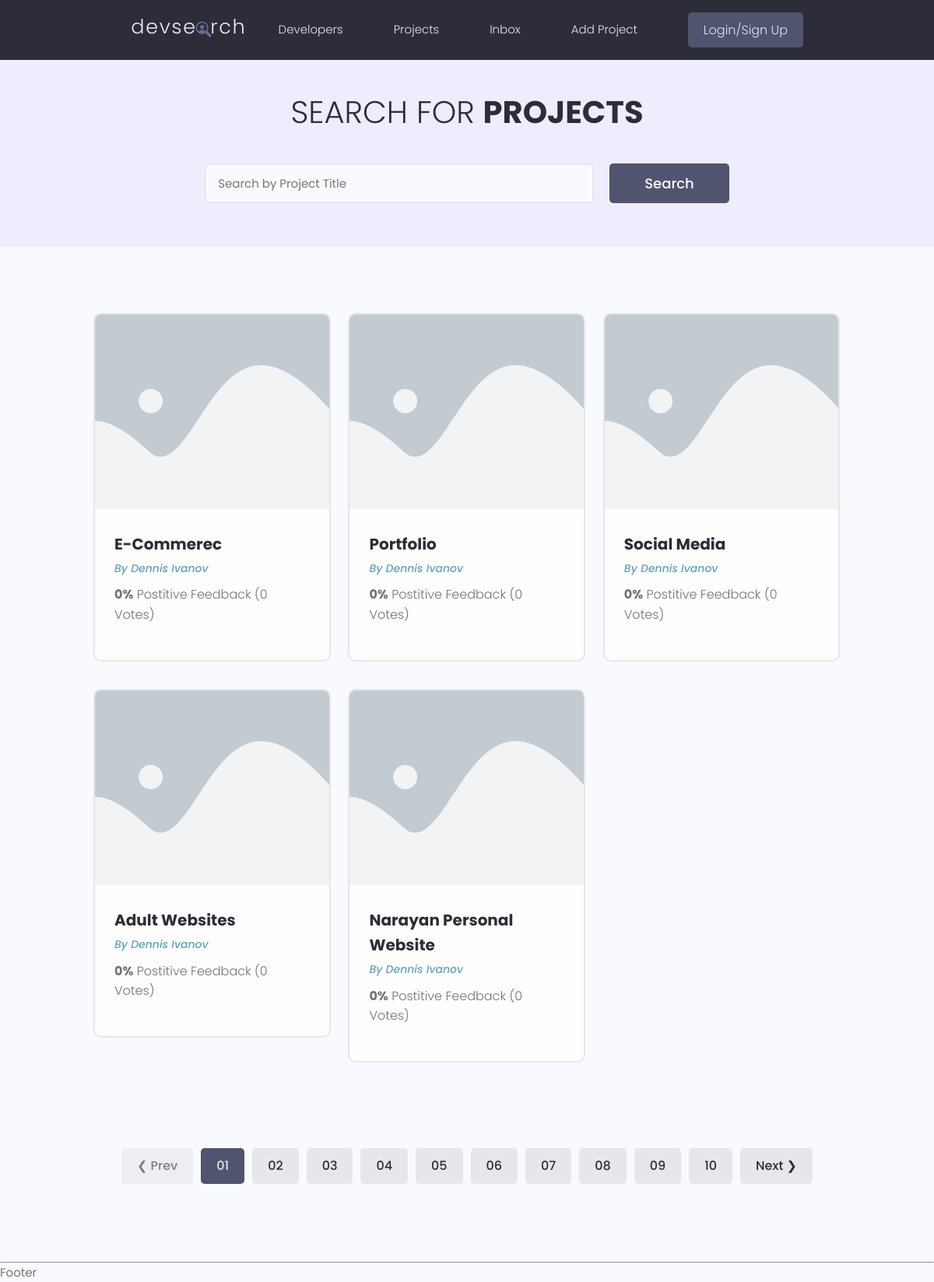
/, run on an earlier commit of the app's database.
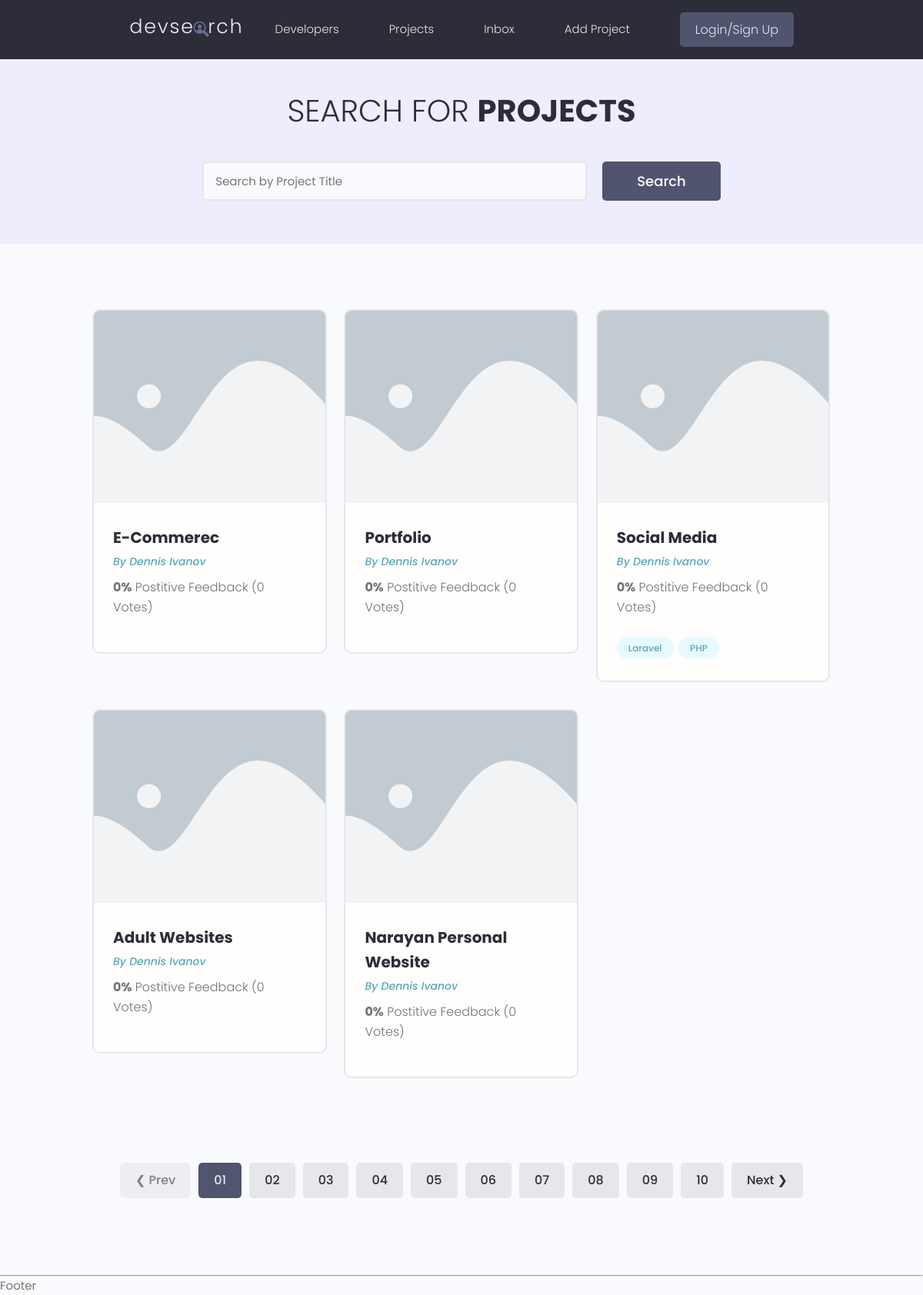
And on a later commit of the database.
### projects/models.py (models this page shows, shortened)
class Project(models.Model):
    id = models.UUIDField(default=uuid.uuid4, unique=True, primary_key=True, editable=False)
    title = models.CharField(max_length=200)
    description = models.TextField(null=True, blank=True)
    featured_image = models.ImageField(null=True, blank=True, default="default.png")
    demo_link = models.CharField(max_length=2000, null=True, blank=True)
    source_link= models.CharField(max_length=2000, null=True, blank=True)
    tags = models.ManyToManyField('Tag', null=True, blank=True)
    vote_total = models.IntegerField(null=True, blank=True, default=0)
    vote_ratio = models.IntegerField(null=True, blank=True, default=0)
    created = models.DateTimeField(auto_now_add=True)

class Tag(models.Model):
    id = models.UUIDField(default=uuid.uuid4, unique=True, primary_key=True, editable=False)
    name = models.CharField(max_length=200)
    created = models.DateTimeField(auto_now_add=True)
    def __str__(self):
        return self.name

### projects/views.py (the view)
# urls.py: path('', include('projects.urls')),
def projects(request):
    page = "projects"
    page_id = 3444
    projects= Project.objects.all()
    context = { "page":page, "page_id":page_id ,"projects": projects}
    return render(request, 'projects/projects.html', context)

### projects/templates/projects/projects.html (shortened to what this page needs)
{% extends 'main.html' %}
{% load static %}
{% block content %}
<main class="projects">
    <section class="hero-section text-center">
      <div class="container container--narrow">
        <div class="hero-section__box">
          <h2>Search for <span>Projects</span></h2>
        </div>
        <div class="hero-section__search">
          <form class="form" action="#" method="get">
            <div class="form__field">
              <input class="input input--text" id="formInput#search" type="text" name="text"
                placeholder="Search by Project Title" />
            </div>
            <input class="btn btn--sub btn--lg" type="submit" value="Search" />
          </form>
        </div>
      </div>
    </section>
    <section class="projectsList">
      <div class="container">
        <div class="grid grid--three">
            {% for project in projects %}
          <div class="column">
            <div class="card project">
              <a href="{% url 'project' project.id %}" class="project">
                <img class="project__thumbnail" src="{{ project.featured_image.url }}" alt="project thumbnail" />
                <div class="card__body">
                  <h3 class="project__title">{{ project.title }}</h3>
                  <p><a class="project__author" href="profile.html">By Dennis Ivanov</a></p>
                  <p class="project--rating">
                    <span style="font-weight: bold;">{{ project.vote_ratio }}%</span> Postitive
                    Feedback ({{ project.vote_total }} Vote{{ project.vote_total|pluralize:"s" }})
                  </p>
                  <div class="project__tags">
                    {% for tag in project.tags.all %}
                    <span class="tag tag--pill tag--main">
                      <small>{{ tag }}</small>
                    </span>
                    {% endfor %}
                  </div>
                </div>
              </a>
            </div>
          </div>
            {% endfor %}
        </div>
      </div>
    </section>
    <div class="pagination">
      <ul class="container">
        <li><a href="#" class="btn btn--disabled">&#10094; Prev</a></li>
        <li><a href="#" class="btn btn--sub">01</a></li>
        <li><a href="#" class="btn">02</a></li>
        <li><a href="#" class="btn">03</a></li>
        <li><a href="#" class="btn">04</a></li>
        <li><a href="#" class="btn">05</a></li>
        <li><a href="#" class="btn">06</a></li>
        <li><a href="#" class="btn">07</a></li>
        <li><a href="#" class="btn">08</a></li>
        <li><a href="#" class="btn">09</a></li>
        <li><a href="#" class="btn">10</a></li>
        <li><a href="#" class="btn">Next &#10095;</a></li>
      </ul>
    </div>
  </main>
{% endblock content %}

What changed in the data, as far as the page shows it:
added Tag: name "Laravel", shown under Project "Social Media"
added Tag: name "PHP", shown under Project "Social Media"
